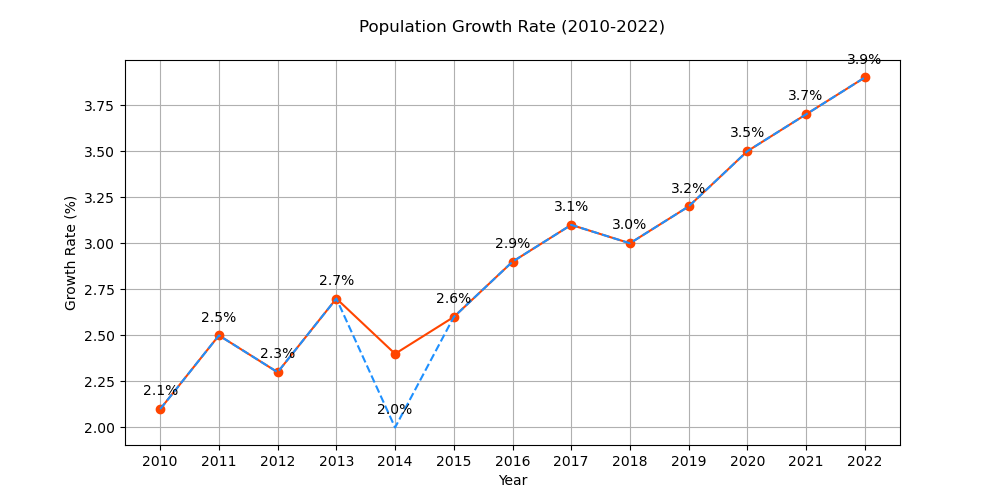

Python code for this plot:

import matplotlib.pyplot as plt

# Define the data points
years = ['2010', '2011', '2012', '2013', '2014', '2015', '2016', '2017', '2018', '2019', '2020', '2021', '2022']
population_growth = [2.1, 2.5, 2.3, 2.7, 2.4, 2.6, 2.9, 3.1, 3.0, 3.2, 3.5, 3.7, 3.9]

# Create the line chart
plt.figure(figsize=(10, 5)) # Changed width and height of the chart
plt.plot(years, population_growth, color='#FF4500', marker='o') # Changed color scheme and added markers

# Modify the data points to introduce a dip in 2014
population_growth[4] = 2.0
plt.plot(years, population_growth, linestyle='--', color='#1E90FF') # Overlaying the modified trend line

# Assign annotation to the chart
for i, pop in enumerate(population_growth):
    plt.annotate(f"{pop}%", (years[i], population_growth[i]), textcoords="offset points", xytext=(0,10), ha='center')

# Axes and title
plt.title('Population Growth Rate (2010-2022)', pad=20)
plt.xlabel('Year')
plt.ylabel('Growth Rate (%)')
plt.grid(True)

# Display the plot
plt.show()
